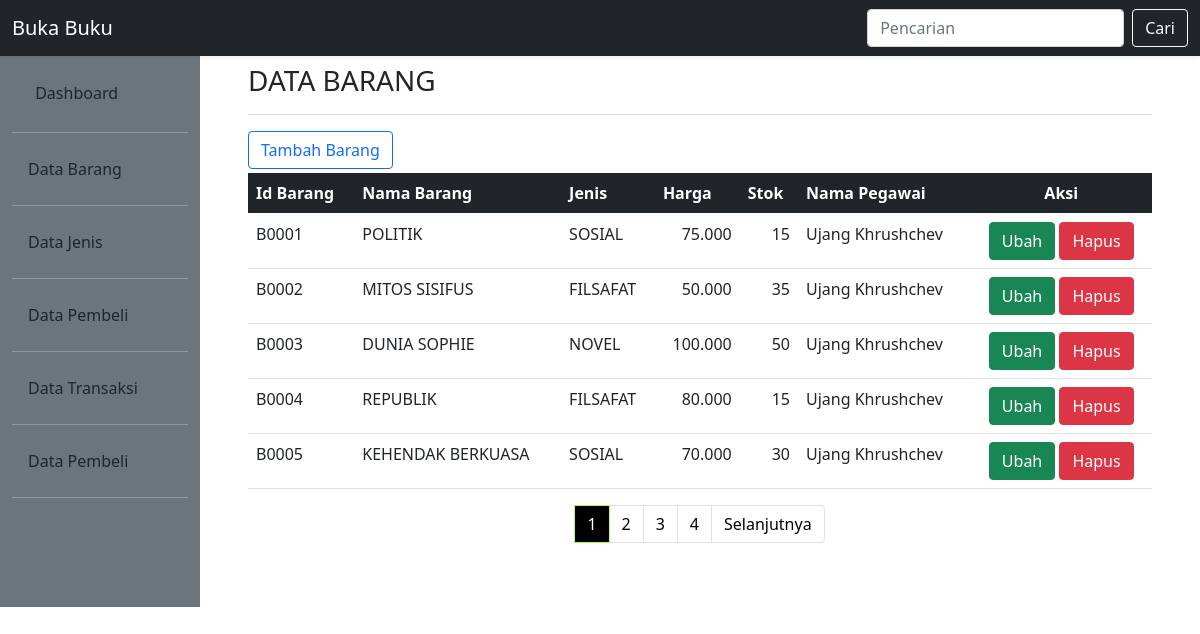
/pages/barang/barang.php (signed in), run on the app's committed database.
### tables this page shows
CREATE TABLE `barang` (
  `id_barang` varchar(5) NOT NULL,
  `nama_barang` varchar(30) NOT NULL,
  `harga` int(11) NOT NULL,
  `stok` int(11) NOT NULL,
  `id_jenis` int(3) DEFAULT NULL,
  `id_pegawai` varchar(5) DEFAULT NULL
);

CREATE TABLE `jenis` (
  `id_jenis` int(3) NOT NULL,
  `nama_jenis` varchar(20) NOT NULL,
  `id_pegawai` varchar(5) DEFAULT NULL
);

CREATE TABLE `pegawai` (
  `id_pegawai` varchar(5) NOT NULL,
  `pass` varchar(50) NOT NULL,
  `nama_pegawai` varchar(30) NOT NULL,
  `telepon` varchar(13) NOT NULL,
  `alamat` varchar(30) NOT NULL
);

### pages/barang/barang.php (the view, shortened to what this page needs)
<!DOCTYPE html>
<html>
	<head>
		<link href="https://cdn.jsdelivr.net/npm/bootstrap@5.0.2/dist/css/bootstrap.min.css" rel="stylesheet">
		<link rel="stylesheet" href="../../style.css">
	</head>
<body>
<div class="banner">
	<nav class="navbar navbar-expand-lg fixed-top navbar-dark shadow-sm bg-dark">
  <div class="container-fluid">
    <a class="navbar-brand" href="#">Buka Buku</a>
	<form class="d-flex">
		<form method="get" name="frm" action="barang.php">
			<input class="form-control me-2" name="cari" type="text" placeholder="Pencarian" aria-label="Search">
			<button class="btn btn-outline-light mr-sm-2" type="text" name="tblCari" type="submit">Cari</button>
		</form>
      </form>
  </div>
</nav>
</div>
<div class="container-fluid">
	<div class="row">
		<div class="col-2 mt-5 pt-3 bg-secondary">
			<ul class="nav flex-column ml-3 mb-5">
				<li class="nav-item">
					<a class="nav-link text-dark" href="index.php">
						Dashboard</a>
						<hr class="bg-light">
					</li>
				<li class="nav-item">
					<a class="nav-link text-dark" href="barang.php">Data Barang</a>
				</li>
			<hr class="bg-light">
              <li class="nav-item">
					<a class="nav-link text-dark" href="../jenis/jenis.php">Data Jenis</a>
				</li>
			<hr class="bg-light">
			<li class="nav-item">
					<a class="nav-link text-dark" href="../pembeli/pembeli.php">Data Pembeli</a>
				</li>
			<hr class="bg-light">
			<li class="nav-item">
					<a class="nav-link text-dark" href="../transaksi/transaksi.php">Data Transaksi</a>
				</li>
			<hr class="bg-light">
			<li class="nav-item">
					<a class="nav-link text-dark" href="../pegawai/pegawai.php">Data Pembeli</a>
				</li>
			<hr class="bg-light">
			</ul>
		</div>
		<div class="col-10 p-5 pt-3 mt-5">
			<h3>DATA BARANG</h3>
			<hr class="bg-secondary">
			<?php
$db=dbConnect();
if($db->connect_errno==0){
	$perpage = 5;
	$hasil = $db->query("SELECT * FROM barang");
	$total = $hasil->num_rows;
	$banyakHal = ceil($total / $perpage);
	$page = isset($_GET['halaman']) ? (int)$_GET['halaman'] : 1;
	$start = ($page > 1) ?  ($page * $perpage) - $perpage:0;
	$selanjutnya = $page + 1;
	if(isset($_GET["tblCari"])){
		$dicari=$db->escape_string($_GET["cari"]);
		$sql="SELECT id_barang, nama_barang, nama_jenis, harga, stok, nama_pegawai
        FROM barang JOIN jenis ON  barang.id_jenis = jenis.id_jenis LEFT JOIN pegawai ON barang.id_pegawai = pegawai.id_pegawai
		WHERE nama_barang LIKE '%$dicari%'
		OR id_barang LIKE '%$dicari%'
		OR nama_jenis LIKE '%$dicari%'
		OR harga LIKE '%$dicari%'
		OR stok LIKE '%$dicari%'
		OR nama_pegawai LIKE '%$dicari%'
		ORDER BY id_barang
		LIMIT $start, $perpage";
	}
	else{
	$sql="SELECT id_barang, nama_barang, nama_jenis, harga, stok, nama_pegawai FROM barang
	JOIN jenis ON barang.id_jenis = jenis.id_jenis LEFT JOIN pegawai ON barang.id_pegawai = pegawai.id_pegawai
	ORDER BY id_barang
	LIMIT $start,$perpage";
	}
	$res=$db->query($sql);
	if($res){
		?>
		<a href="barang-tambah.php"><button type="button" class="btn btn-outline-primary rounded">Tambah Barang</button></a>
		<table class="table mt-1">
            <thead class="thead-dark table-dark">
                <tr>
                <th scope="col">Id Barang</th>
                <th scope="col">Nama Barang</th>
                <th scope="col">Jenis</th>
                <th scope="col">Harga</th>
				<th scope="col">Stok</th>
				<th scope="col">Nama Pegawai</th>
                <th scope="col" class="text-center">Aksi</th>
                </tr>
            </thead>
		<?php
		$data=$res->fetch_all(MYSQLI_ASSOC);
		foreach($data as $barisdata){
			?>
			<tr>
			<td><?php echo $barisdata["id_barang"];?></td>
			<td><?php echo $barisdata["nama_barang"];?></td>
			<td><?php echo $barisdata["nama_jenis"];?></td>
			<td align="right"><?php echo number_format($barisdata["harga"],0,",",".");?></td>
			<td align="right"><?php echo $barisdata["stok"];?></td>
			<td><?php echo $barisdata["nama_pegawai"];?></td>
			<td class="text-center">
                    <a href="barang-form-ubah.php?id_barang=<?php echo base64_encode($barisdata["id_barang"]); ?>">
                    <button type="button" class="btn btn-success">Ubah</button></a>
                    <a href="barang-konfirmasi-hapus.php?id_barang=<?php echo base64_encode($barisdata["id_barang"]); ?>">
                    <button  type="button" class="btn btn-danger">Hapus</button></a>
				</td>
			</tr>
			<?php
		}
		?>
		</table>
			<nav aria-label="...">
			<ul class="pagination justify-content-center">
				<?php for($i=1; $i<=$banyakHal; $i++){ ?>
				<li class="page-item <?php if($page == $i)echo "active"?>" aria-current="page">
					<a class="page-link"  href="?halaman=<?php echo $i; ?>"><?php echo $i; ?></a>
				</li>
				<?php } ?>
				<li class="page-item">
					 <?php if($page < $banyakHal) { echo "<a  class='page-link' href='?halaman=$selanjutnya'>Selanjutnya</a>"; } ?>
				</li>
			</ul>
			</nav>
		<?php
	}else
		echo "Gagal Eksekusi SQL".(DEVELOPMENT?" : ".$db->error:"")."<br>";
}
else
	echo "Gagal koneksi".(DEVELOPMENT?" : ".$db->connect_error:"")."<br>";
?>
</div>
</div>
</div>
</body>
</html>

### style.css (style rules this page uses)
.page-item.active .page-link { z-index: 1; color: #fff; background-color: black; border-color: #aeff5e; }
.pagination > li > a { background-color: white; color: black; }

### data on the page
barang: id_barang "B0001", nama_barang "POLITIK", id_jenis.nama_jenis "SOSIAL", harga "75.000", stok "15", id_pegawai.nama_pegawai "Ujang Khrushchev"
barang: id_barang "B0002", nama_barang "MITOS SISIFUS", id_jenis.nama_jenis "FILSAFAT", harga "50.000", stok "35", id_pegawai.nama_pegawai "Ujang Khrushchev"
barang: id_barang "B0003", nama_barang "DUNIA SOPHIE", id_jenis.nama_jenis "NOVEL", harga "100.000", stok "50", id_pegawai.nama_pegawai "Ujang Khrushchev"
barang: id_barang "B0004", nama_barang "REPUBLIK", id_jenis.nama_jenis "FILSAFAT", harga "80.000", stok "15", id_pegawai.nama_pegawai "Ujang Khrushchev"
barang: id_barang "B0005", nama_barang "KEHENDAK BERKUASA", id_jenis.nama_jenis "SOSIAL", harga "70.000", stok "30", id_pegawai.nama_pegawai "Ujang Khrushchev"
